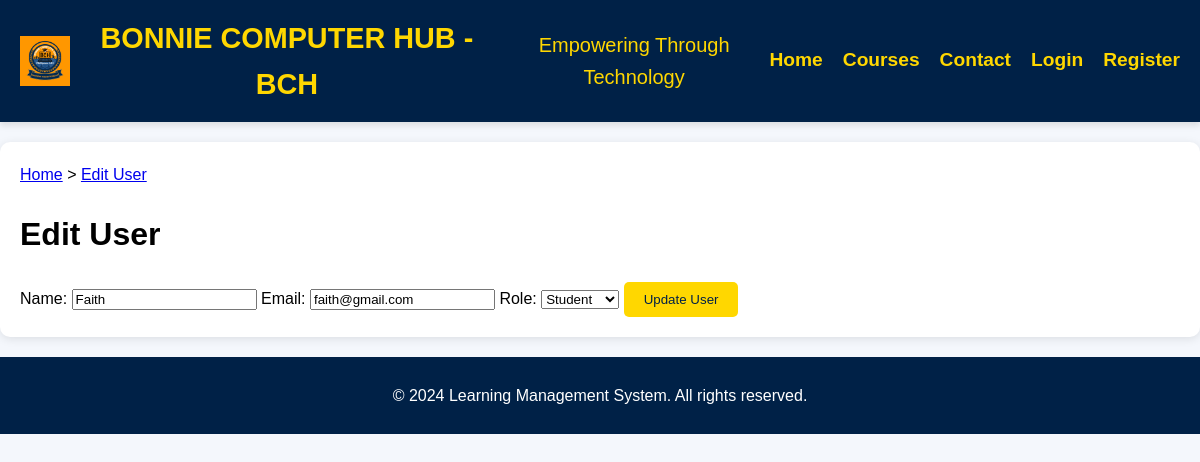
/admin/edit_user.php?id=20 (signed in), run on the app's committed database.
### tables this page shows
CREATE TABLE `users` (
  `id` int(11) NOT NULL,
  `name` varchar(100) NOT NULL,
  `email` varchar(100) NOT NULL,
  `password` varchar(255) NOT NULL,
  `role` enum('admin','instructor','student') NOT NULL,
  `created_at` timestamp NOT NULL DEFAULT current_timestamp(),
  `updated_at` timestamp NOT NULL DEFAULT current_timestamp() ON UPDATE current_timestamp(),
  `role_id` int(11) NOT NULL,
  `submission_status` varchar(20) DEFAULT 'pending'
);

### admin/edit_user.php (the view, shortened to what this page needs)
<?php
require_once '../includes/db_connect.php';
$user_id = $_GET['id'];
$sql = "SELECT * FROM users WHERE id = ?";
$stmt = $pdo->prepare($sql);
$stmt->execute([$user_id]);
$user = $stmt->fetch(PDO::FETCH_ASSOC);
?>
<!DOCTYPE html>
<html lang="en">
<head>
    <link rel="stylesheet" href="../css/styles.css">
</head>
<body>
    <?php include '../includes/header.php'; ?>
    <main>
         <div class="breadcrumb">
            <a href="../admin/admin_dashboard.php">Home</a> &gt;
            <a href="edit_user.php">Edit User</a>
        </div>
        <h1>Edit User</h1>
        <form action="" method="POST">
            <label for="name">Name:</label>
            <input type="text" id="name" name="name" value="<?= htmlspecialchars($user['name']) ?>" required>
            <label for="email">Email:</label>
            <input type="email" id="email" name="email" value="<?= htmlspecialchars($user['email']) ?>" required>
            <label for="role">Role:</label>
            <select id="role" name="role" required>
                <option value="student" <?= $user['role'] === 'student' ? 'selected' : '' ?>>Student</option>
            </select>
            <button type="submit" name="update_user">Update User</button>
        </form>
    </main>
    <?php include '../includes/footer.php'; ?>
</body>
</html>

### css/styles.css (style rules this page uses)
body { font-family: Arial, sans-serif; margin: 0; padding: 0; line-height: 1.6; background-color: #f4f4f4; }
main { padding: 20px; background-color: #FFFFFF; margin: 20px auto; border-radius: 10px; box-shadow: 0 2px 10px rgba(0, 0, 0, 0.1); }
button { background-color: #FFD700; border: none; color: #002147; padding: 10px 20px; cursor: pointer; border-radius: 5px; transition: background-color 0.3s, transform 0.3s; }

### includes/header.php (style rules this page uses)
body { margin: 0; font-family: 'Arial', sans-serif; background-color: #f4f7fc; }

### data on the page
users: name "Faith", email "faith@gmail.com", role "Student"
